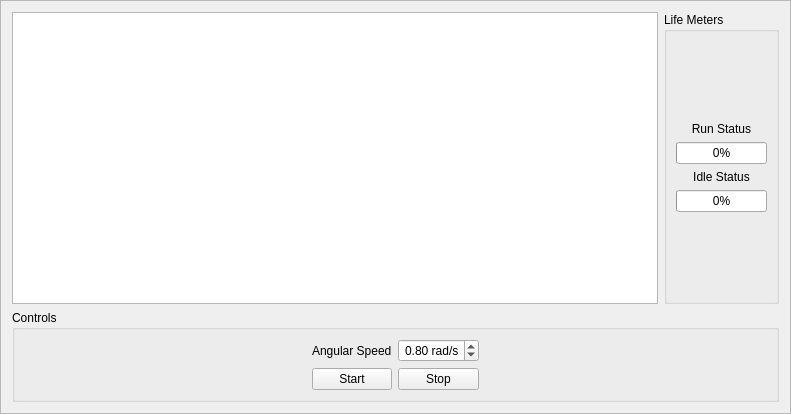
<?xml version="1.0" encoding="UTF-8"?>
<ui version="4.0">
 <class>life_frame</class>
 <widget class="QFrame" name="life_frame">
  <property name="geometry">
   <rect>
    <x>0</x>
    <y>0</y>
    <width>791</width>
    <height>414</height>
   </rect>
  </property>
  <property name="windowTitle">
   <string>Frame</string>
  </property>
  <property name="frameShape">
   <enum>QFrame::StyledPanel</enum>
  </property>
  <property name="frameShadow">
   <enum>QFrame::Raised</enum>
  </property>
  <layout class="QGridLayout" name="gridLayout_2">
   <item row="0" column="0">
    <widget class="QTextBrowser" name="text_browser">
     <property name="autoFormatting">
      <set>QTextEdit::AutoAll</set>
     </property>
     <property name="tabChangesFocus">
      <bool>true</bool>
     </property>
     <property name="documentTitle">
      <string/>
     </property>
     <property name="source">
      <url>
       <string>qrc:/text/life.html</string>
      </url>
     </property>
     <property name="openLinks">
      <bool>false</bool>
     </property>
    </widget>
   </item>
   <item row="0" column="1">
    <widget class="QGroupBox" name="groupBox_2">
     <property name="title">
      <string>Life Meters</string>
     </property>
     <layout class="QVBoxLayout" name="verticalLayout">
      <item>
       <spacer name="verticalSpacer_2">
        <property name="orientation">
         <enum>Qt::Vertical</enum>
        </property>
        <property name="sizeHint" stdset="0">
         <size>
          <width>20</width>
          <height>89</height>
         </size>
        </property>
       </spacer>
      </item>
      <item>
       <widget class="QLabel" name="label">
        <property name="text">
         <string>Run Status</string>
        </property>
        <property name="alignment">
         <set>Qt::AlignCenter</set>
        </property>
       </widget>
      </item>
      <item>
       <widget class="QProgressBar" name="run_progress">
        <property name="sizePolicy">
         <sizepolicy hsizetype="Minimum" vsizetype="Fixed">
          <horstretch>0</horstretch>
          <verstretch>0</verstretch>
         </sizepolicy>
        </property>
        <property name="maximum">
         <number>60</number>
        </property>
        <property name="value">
         <number>0</number>
        </property>
       </widget>
      </item>
      <item>
       <widget class="QLabel" name="label_4">
        <property name="text">
         <string>Idle Status</string>
        </property>
        <property name="alignment">
         <set>Qt::AlignCenter</set>
        </property>
       </widget>
      </item>
      <item>
       <widget class="QProgressBar" name="idle_progress">
        <property name="sizePolicy">
         <sizepolicy hsizetype="Minimum" vsizetype="Fixed">
          <horstretch>0</horstretch>
          <verstretch>0</verstretch>
         </sizepolicy>
        </property>
        <property name="maximum">
         <number>15</number>
        </property>
        <property name="value">
         <number>0</number>
        </property>
        <property name="invertedAppearance">
         <bool>false</bool>
        </property>
       </widget>
      </item>
      <item>
       <spacer name="verticalSpacer">
        <property name="orientation">
         <enum>Qt::Vertical</enum>
        </property>
        <property name="sizeHint" stdset="0">
         <size>
          <width>20</width>
          <height>88</height>
         </size>
        </property>
       </spacer>
      </item>
     </layout>
    </widget>
   </item>
   <item row="1" column="0" colspan="2">
    <widget class="QGroupBox" name="groupBox">
     <property name="title">
      <string>Controls</string>
     </property>
     <layout class="QGridLayout" name="gridLayout">
      <item row="0" column="0">
       <spacer name="horizontalSpacer_5">
        <property name="orientation">
         <enum>Qt::Horizontal</enum>
        </property>
        <property name="sizeHint" stdset="0">
         <size>
          <width>96</width>
          <height>17</height>
         </size>
        </property>
       </spacer>
      </item>
      <item row="0" column="1">
       <widget class="QLabel" name="label_3">
        <property name="text">
         <string>Angular Speed</string>
        </property>
       </widget>
      </item>
      <item row="0" column="2">
       <widget class="QDoubleSpinBox" name="angular_speed_spinbox">
        <property name="alignment">
         <set>Qt::AlignRight|Qt::AlignTrailing|Qt::AlignVCenter</set>
        </property>
        <property name="prefix">
         <string/>
        </property>
        <property name="suffix">
         <string> rad/s</string>
        </property>
        <property name="maximum">
         <double>3.140000000000000</double>
        </property>
        <property name="singleStep">
         <double>0.100000000000000</double>
        </property>
        <property name="value">
         <double>0.800000000000000</double>
        </property>
       </widget>
      </item>
      <item row="0" column="3">
       <spacer name="horizontalSpacer_2">
        <property name="orientation">
         <enum>Qt::Horizontal</enum>
        </property>
        <property name="sizeHint" stdset="0">
         <size>
          <width>96</width>
          <height>20</height>
         </size>
        </property>
       </spacer>
      </item>
      <item row="1" column="0">
       <spacer name="horizontalSpacer_6">
        <property name="orientation">
         <enum>Qt::Horizontal</enum>
        </property>
        <property name="sizeHint" stdset="0">
         <size>
          <width>181</width>
          <height>20</height>
         </size>
        </property>
       </spacer>
      </item>
      <item row="1" column="1">
       <widget class="QPushButton" name="start_button">
        <property name="text">
         <string>Start</string>
        </property>
       </widget>
      </item>
      <item row="1" column="2">
       <widget class="QPushButton" name="stop_button">
        <property name="text">
         <string>Stop</string>
        </property>
       </widget>
      </item>
      <item row="1" column="3">
       <spacer name="horizontalSpacer_3">
        <property name="orientation">
         <enum>Qt::Horizontal</enum>
        </property>
        <property name="sizeHint" stdset="0">
         <size>
          <width>167</width>
          <height>20</height>
         </size>
        </property>
       </spacer>
      </item>
     </layout>
    </widget>
   </item>
  </layout>
 </widget>
 <resources>
  <include location="../resources/text.qrc"/>
  <include location="../resources/common.qrc"/>
 </resources>
 <connections/>
</ui>
